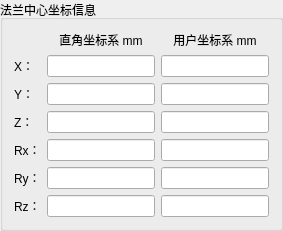
      <widget class="QGroupBox" name="groupBox_9">
       <property name="title">
        <string>法兰中心坐标信息</string>
       </property>
       <layout class="QGridLayout" name="gridLayout_4">
        <item row="0" column="1">
         <widget class="QLabel" name="label_43">
          <property name="text">
           <string>直角坐标系 mm</string>
          </property>
          <property name="alignment">
           <set>Qt::AlignCenter</set>
          </property>
         </widget>
        </item>
        <item row="0" column="2">
         <widget class="QLabel" name="label_44">
          <property name="text">
           <string>用户坐标系 mm</string>
          </property>
          <property name="alignment">
           <set>Qt::AlignCenter</set>
          </property>
         </widget>
        </item>
        <item row="1" column="0">
         <widget class="QLabel" name="label_45">
          <property name="sizePolicy">
           <sizepolicy hsizetype="Fixed" vsizetype="Preferred">
            <horstretch>0</horstretch>
            <verstretch>0</verstretch>
           </sizepolicy>
          </property>
          <property name="text">
           <string>X：</string>
          </property>
         </widget>
        </item>
        <item row="1" column="1">
         <widget class="QLineEdit" name="LE_world_x">
          <property name="sizePolicy">
           <sizepolicy hsizetype="Preferred" vsizetype="Fixed">
            <horstretch>0</horstretch>
            <verstretch>0</verstretch>
           </sizepolicy>
          </property>
          <property name="inputMask">
           <string/>
          </property>
          <property name="text">
           <string/>
          </property>
          <property name="maxLength">
           <number>10</number>
          </property>
          <property name="alignment">
           <set>Qt::AlignCenter</set>
          </property>
          <property name="dragEnabled">
           <bool>false</bool>
          </property>
          <property name="readOnly">
           <bool>true</bool>
          </property>
          <property name="placeholderText">
           <string/>
          </property>
          <property name="clearButtonEnabled">
           <bool>false</bool>
          </property>
         </widget>
        </item>
        <item row="1" column="2">
         <widget class="QLineEdit" name="LE_user_x">
          <property name="sizePolicy">
           <sizepolicy hsizetype="Preferred" vsizetype="Fixed">
            <horstretch>0</horstretch>
            <verstretch>0</verstretch>
           </sizepolicy>
          </property>
          <property name="maxLength">
           <number>10</number>
          </property>
          <property name="alignment">
           <set>Qt::AlignCenter</set>
          </property>
          <property name="dragEnabled">
           <bool>false</bool>
          </property>
          <property name="readOnly">
           <bool>true</bool>
          </property>
          <property name="clearButtonEnabled">
           <bool>false</bool>
          </property>
         </widget>
        </item>
        <item row="2" column="0">
         <widget class="QLabel" name="label_46">
          <property name="sizePolicy">
           <sizepolicy hsizetype="Fixed" vsizetype="Preferred">
            <horstretch>0</horstretch>
            <verstretch>0</verstretch>
           </sizepolicy>
          </property>
          <property name="text">
           <string>Y：</string>
          </property>
         </widget>
        </item>
        <item row="2" column="1">
         <widget class="QLineEdit" name="LE_world_y">
          <property name="sizePolicy">
           <sizepolicy hsizetype="Preferred" vsizetype="Fixed">
            <horstretch>0</horstretch>
            <verstretch>0</verstretch>
           </sizepolicy>
          </property>
          <property name="maxLength">
           <number>10</number>
          </property>
          <property name="alignment">
           <set>Qt::AlignCenter</set>
          </property>
          <property name="dragEnabled">
           <bool>false</bool>
          </property>
          <property name="readOnly">
           <bool>true</bool>
          </property>
          <property name="clearButtonEnabled">
           <bool>false</bool>
          </property>
         </widget>
        </item>
        <item row="2" column="2">
         <widget class="QLineEdit" name="LE_user_y">
          <property name="sizePolicy">
           <sizepolicy hsizetype="Preferred" vsizetype="Fixed">
            <horstretch>0</horstretch>
            <verstretch>0</verstretch>
           </sizepolicy>
          </property>
          <property name="maxLength">
           <number>10</number>
          </property>
          <property name="alignment">
           <set>Qt::AlignCenter</set>
          </property>
          <property name="dragEnabled">
           <bool>false</bool>
          </property>
          <property name="readOnly">
           <bool>true</bool>
          </property>
          <property name="clearButtonEnabled">
           <bool>false</bool>
          </property>
         </widget>
        </item>
        <item row="3" column="0">
         <widget class="QLabel" name="label_47">
          <property name="sizePolicy">
           <sizepolicy hsizetype="Fixed" vsizetype="Preferred">
            <horstretch>0</horstretch>
            <verstretch>0</verstretch>
           </sizepolicy>
          </property>
          <property name="text">
           <string>Z：</string>
          </property>
         </widget>
        </item>
        <item row="3" column="1">
         <widget class="QLineEdit" name="LE_world_z">
          <property name="sizePolicy">
           <sizepolicy hsizetype="Preferred" vsizetype="Fixed">
            <horstretch>0</horstretch>
            <verstretch>0</verstretch>
           </sizepolicy>
          </property>
          <property name="maxLength">
           <number>10</number>
          </property>
          <property name="alignment">
           <set>Qt::AlignCenter</set>
          </property>
          <property name="dragEnabled">
           <bool>false</bool>
          </property>
          <property name="readOnly">
           <bool>true</bool>
          </property>
          <property name="clearButtonEnabled">
           <bool>false</bool>
          </property>
         </widget>
        </item>
        <item row="3" column="2">
         <widget class="QLineEdit" name="LE_user_z">
          <property name="sizePolicy">
           <sizepolicy hsizetype="Preferred" vsizetype="Fixed">
            <horstretch>0</horstretch>
            <verstretch>0</verstretch>
           </sizepolicy>
          </property>
          <property name="maxLength">
           <number>10</number>
          </property>
          <property name="alignment">
           <set>Qt::AlignCenter</set>
          </property>
          <property name="dragEnabled">
           <bool>false</bool>
          </property>
          <property name="readOnly">
           <bool>true</bool>
          </property>
          <property name="clearButtonEnabled">
           <bool>false</bool>
          </property>
         </widget>
        </item>
        <item row="4" column="0">
         <widget class="QLabel" name="label_48">
          <property name="sizePolicy">
           <sizepolicy hsizetype="Fixed" vsizetype="Preferred">
            <horstretch>0</horstretch>
            <verstretch>0</verstretch>
           </sizepolicy>
          </property>
          <property name="text">
           <string>Rx：</string>
          </property>
         </widget>
        </item>
        <item row="4" column="1">
         <widget class="QLineEdit" name="LE_world_rx">
          <property name="sizePolicy">
           <sizepolicy hsizetype="Preferred" vsizetype="Fixed">
            <horstretch>0</horstretch>
            <verstretch>0</verstretch>
           </sizepolicy>
          </property>
          <property name="maxLength">
           <number>10</number>
          </property>
          <property name="alignment">
           <set>Qt::AlignCenter</set>
          </property>
          <property name="dragEnabled">
           <bool>false</bool>
          </property>
          <property name="readOnly">
           <bool>true</bool>
          </property>
          <property name="clearButtonEnabled">
           <bool>false</bool>
          </property>
         </widget>
        </item>
        <item row="4" column="2">
         <widget class="QLineEdit" name="LE_user_rx">
          <property name="sizePolicy">
           <sizepolicy hsizetype="Preferred" vsizetype="Fixed">
            <horstretch>0</horstretch>
            <verstretch>0</verstretch>
           </sizepolicy>
          </property>
          <property name="maxLength">
           <number>10</number>
          </property>
          <property name="alignment">
           <set>Qt::AlignCenter</set>
          </property>
          <property name="dragEnabled">
           <bool>false</bool>
          </property>
          <property name="readOnly">
           <bool>true</bool>
          </property>
          <property name="clearButtonEnabled">
           <bool>false</bool>
          </property>
         </widget>
        </item>
        <item row="5" column="0">
         <widget class="QLabel" name="label_49">
          <property name="sizePolicy">
           <sizepolicy hsizetype="Fixed" vsizetype="Preferred">
            <horstretch>0</horstretch>
            <verstretch>0</verstretch>
           </sizepolicy>
          </property>
          <property name="text">
           <string>Ry：</string>
          </property>
         </widget>
        </item>
        <item row="5" column="1">
         <widget class="QLineEdit" name="LE_world_ry">
          <property name="sizePolicy">
           <sizepolicy hsizetype="Preferred" vsizetype="Fixed">
            <horstretch>0</horstretch>
            <verstretch>0</verstretch>
           </sizepolicy>
          </property>
          <property name="maxLength">
           <number>10</number>
          </property>
          <property name="alignment">
           <set>Qt::AlignCenter</set>
          </property>
          <property name="dragEnabled">
           <bool>false</bool>
          </property>
          <property name="readOnly">
           <bool>true</bool>
          </property>
          <property name="clearButtonEnabled">
           <bool>false</bool>
          </property>
         </widget>
        </item>
        <item row="5" column="2">
         <widget class="QLineEdit" name="LE_user_ry">
          <property name="sizePolicy">
           <sizepolicy hsizetype="Preferred" vsizetype="Fixed">
            <horstretch>0</horstretch>
            <verstretch>0</verstretch>
           </sizepolicy>
          </property>
          <property name="maxLength">
           <number>10</number>
          </property>
          <property name="alignment">
           <set>Qt::AlignCenter</set>
          </property>
          <property name="dragEnabled">
           <bool>false</bool>
          </property>
          <property name="readOnly">
           <bool>true</bool>
          </property>
          <property name="clearButtonEnabled">
           <bool>false</bool>
          </property>
         </widget>
        </item>
        <item row="6" column="0">
         <widget class="QLabel" name="label_50">
          <property name="sizePolicy">
           <sizepolicy hsizetype="Fixed" vsizetype="Preferred">
            <horstretch>0</horstretch>
            <verstretch>0</verstretch>
           </sizepolicy>
          </property>
          <property name="text">
           <string>Rz：</string>
          </property>
         </widget>
        </item>
        <item row="6" column="1">
         <widget class="QLineEdit" name="LE_world_rz">
          <property name="sizePolicy">
           <sizepolicy hsizetype="Preferred" vsizetype="Preferred">
            <horstretch>0</horstretch>
            <verstretch>0</verstretch>
           </sizepolicy>
          </property>
          <property name="maxLength">
           <number>10</number>
          </property>
          <property name="alignment">
           <set>Qt::AlignCenter</set>
          </property>
          <property name="dragEnabled">
           <bool>false</bool>
          </property>
          <property name="readOnly">
           <bool>true</bool>
          </property>
          <property name="clearButtonEnabled">
           <bool>false</bool>
          </property>
         </widget>
        </item>
        <item row="6" column="2">
         <widget class="QLineEdit" name="LE_user_rz">
          <property name="sizePolicy">
           <sizepolicy hsizetype="Preferred" vsizetype="Preferred">
            <horstretch>0</horstretch>
            <verstretch>0</verstretch>
           </sizepolicy>
          </property>
          <property name="maxLength">
           <number>10</number>
          </property>
          <property name="alignment">
           <set>Qt::AlignCenter</set>
          </property>
          <property name="dragEnabled">
           <bool>false</bool>
          </property>
          <property name="readOnly">
           <bool>true</bool>
          </property>
          <property name="clearButtonEnabled">
           <bool>false</bool>
          </property>
         </widget>
        </item>
       </layout>
      </widget>
